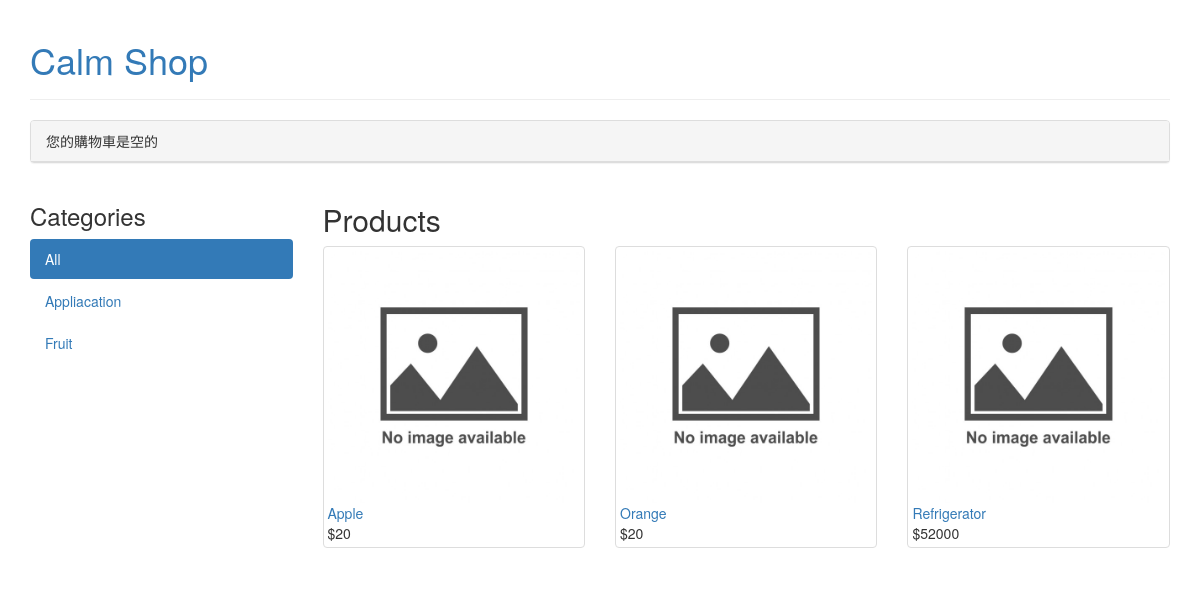
The page / on the database its author committed.
### mainsite/models.py (models this page shows, shortened)
class Category(models.Model):
    name = models.CharField(max_length=200,db_index=True)
    slug = models.SlugField(max_length=200,db_index=True,unique=True)
    class Meta:
        ordering = ('name',)
        verbose_name = 'category'
    def get_absolute_url(self):
        return reverse('mainsite:product_list_by_category', args=[self.slug])

class Product(models.Model):
    category = models.ForeignKey(Category,on_delete=models.CASCADE)
    name = models.CharField(max_length=200, db_index=True)
    slug = models.SlugField(max_length=200, db_index=True)
    image = models.ImageField(upload_to='products/%Y/%m/%d',blank=True)
    description = models.TextField(blank=True)
    price = models.DecimalField(max_digits=10, decimal_places=0)
    stock = models.PositiveIntegerField() #只能為正整數
    available = models.BooleanField(default=True)
    created = models.DateTimeField(auto_now_add=True)
    updated = models.DateTimeField(auto_now=True)
    class Meta:
        ordering = ('name',)
        index_together = (('id', 'slug'),)
    def get_absolute_url(self):
        return reverse('mainsite:product_detail',args=[self.id, self.slug])

### mainsite/views.py (the view)
# urls.py: path('',product_list,name = 'product_list'),
def product_list(request,category_slug=None):
    category = None
    categories = Category.objects.all()
    products = Product.objects.filter(available = True)
    if category_slug: #類別頁面
        category = get_object_or_404(Category,slug=category_slug)
        products = products.filter(category=category)
    return render(request,'mainsite/product/list.html',locals())

### cart/cart.py (called while the page is built)
    def __len__(self):
        return sum(item['quantity'] for item in self.cart.values())

### cart/context_processors.py (called while the page is built)
def cart(request):
        return {'cart': Cart(request)}

### mainsite/templates/mainsite/product/list.html (shortened to what this page needs)
{% extends "mainsite/base.html" %}
{% load static %}
{% block content %}
    <div class="row">
        <div class="col-md-3">
            <h3>Categories</h3>
            <ul class="nav nav-pills nav-stacked">
                <li {% if not category %}class="active"{% endif %}>
                    <a href='{% url "mainsite:product_list" %}'>All</a></li>
                {% for c in categories %}
                    <li {% if category.slug == c.slug %}class="active"{% endif %}>
                        <a href="{{ c.get_absolute_url }}">{{ c.name }}</a>
                    </li>
                {% endfor %}
            </ul>
        </div>
        <div class="col-md-9">
            <h2>{% if category %}{{ category.name }}{% else %}Products{% endif %}</h2>
            <div class="row">
                {% for product in products %}
                    <div class="col-md-4">
                        <div class="thumbnail">
                            <a href="{{ product.get_absolute_url }}">
                                <img src='{% if product.image %}{{ product.image.url }}
                                          {% else %}{% static "img/no_image.jpg" %} {% endif %}'>
                            </a>
                            <a href="{{ product.get_absolute_url }}">{{ product.name }}</a><br>
                            ${{ product.price }}
                        </div>
                    </div>
                {% endfor %}
            </div>
        </div>
    </div>
{% endblock %}

### rows shown on the page
Category: name "Appliacation"
Category: name "Fruit"
Product: name "Apple", price "20"
Product: name "Orange", price "20"
Product: name "Refrigerator", price "52000"
